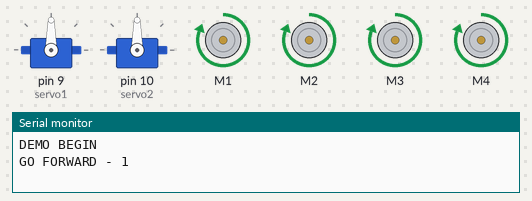
Bench run of a sketch on a simulated Arduino Uno, built with avr-gcc and run on an emulated ATmega328P. On the bench: 2 × servo, 4 × DC motor (green arrow = forward, orange = backward, longer = faster), the last lines printed to the serial monitor.

Above: at 0.5 s.
At 2.0 s:
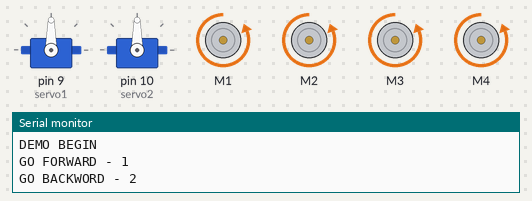
At 3.5 s:
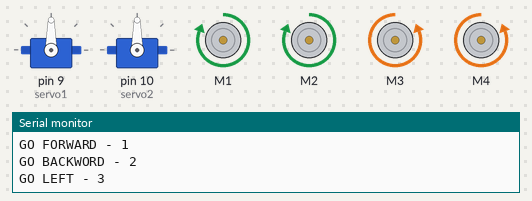
At 5.0 s:
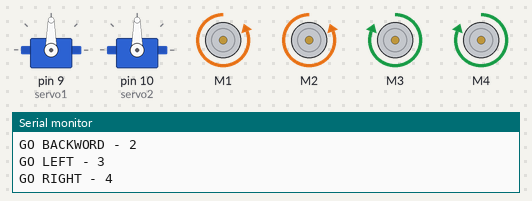
At 7.2 s:
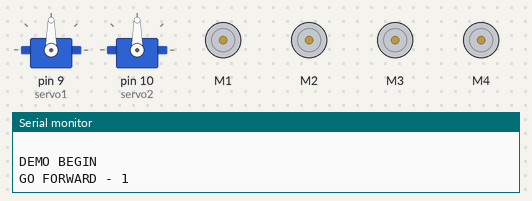
Timing chart, 0 to 7.8 s (numbered marks = the images above):
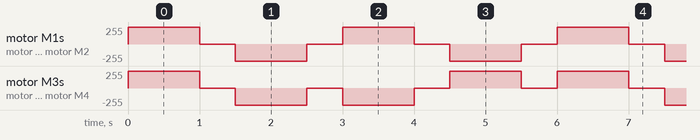

The sketch:

_4WD.ino
```cpp
// 4WD movement
// Nikolay Dachev
// 2014

#include <AFMotor.h>
#include <Servo.h>

// Servo Motors
Servo servo1;
Servo servo2;

// DC Motors
AF_DCMotor motor1(1); // Front Left
AF_DCMotor motor2(2); // Back Left
AF_DCMotor motor3(3); // Front Right
AF_DCMotor motor4(4); // Back Right

// motor comand
char go[3] = {FORWARD, BACKWARD, RELEASE};

// servos init config
int servo1_pos = 0; // init servo 1 positison
int servo2_pos = 0; // init servo 2 positison

// easy control motor
// MT(motor number(1-4), motor speed, direction(go[0-2]))
int MT(int motor_number ,int speed, int direction){
  if (motor_number == 1) {
     motor1.setSpeed(speed);
     motor1.run(go[direction]);
  }
  if (motor_number == 2) {
     motor2.setSpeed(speed);
     motor2.run(go[direction]);
  }
  if (motor_number == 3) {
     motor3.setSpeed(speed);
     motor3.run(go[direction]);
  }
  if (motor_number == 4) {
     motor4.setSpeed(speed);
     motor4.run(go[direction]);
  }
}

// mangage all 4 motors
// speed motor speed
// direction: 1 - forward, 2 - backword, 3 - left, 4 - right, 5- full stop
// time - delay time
int go4wd(int speed, int direction, int time){
// var directions
int dr[] = {3, 3, 3, 3};

// forward
   if (direction == 1){
     dr[0] = 0;
     dr[1] = 0;
     dr[2] = 0;
     dr[3] = 0;
   }
// backword
   if (direction == 2){
     dr[0] = 1;
     dr[1] = 1;
     dr[2] = 1;
     dr[3] = 1;
   }
// left
      if (direction == 3){
     dr[0] = 0;
     dr[1] = 0;
     dr[2] = 1;
     dr[3] = 1;
   }
// right
   if (direction == 4){
     dr[0] = 1;
     dr[1] = 1;
     dr[2] = 0;
     dr[3] = 0;
   }
// full stop
   if (direction == 5){
     dr[0] = 2;
     dr[1] = 2;
     dr[2] = 2;
     dr[3] = 2;
   }
// go 4wd

      MT(1, speed, dr[0]);
      MT(2, speed, dr[1]);
      MT(3, speed, dr[2]);
      MT(4, speed, dr[3]);

     delay(time);
}

// demo all directions
int demo(){
   Serial.println("DEMO BEGIN");

   Serial.println("GO FORWARD - 1");
   go4wd(255, 1, 1000);
   go4wd(255, 5, 500);

   Serial.println("GO BACKWORD - 2");
   go4wd(255, 2, 1000);
   go4wd(255, 5, 500);

   Serial.println("GO LEFT - 3");
   go4wd(255, 3, 1000);
   go4wd(255, 5, 500);

   Serial.println("GO RIGHT - 4");
   go4wd(255, 4, 1000);
   go4wd(255, 5, 500);

   Serial.println("DEMO END");
   Serial.println(" ");

}

void setup() {
  Serial.begin(9600);  // set up Serial library at 9600 bps
  // conect servos to arduino pins
  servo1.attach(9);
  servo2.attach(10);

}

void loop() {

      demo();
}
```

Measured:
- by itself, motor M1, motor M2: repeats every 3.0 s: stopped 0.50 s, backward 255/255 1.0 s, stopped 0.50 s, forward 255/255 1.0 s
- by itself, motor M3, motor M4: repeats every 6.0 s: 2 × (stopped 0.50 s, backward 255/255 1.0 s), 2 × (stopped 0.50 s, forward 255/255 1.0 s)
